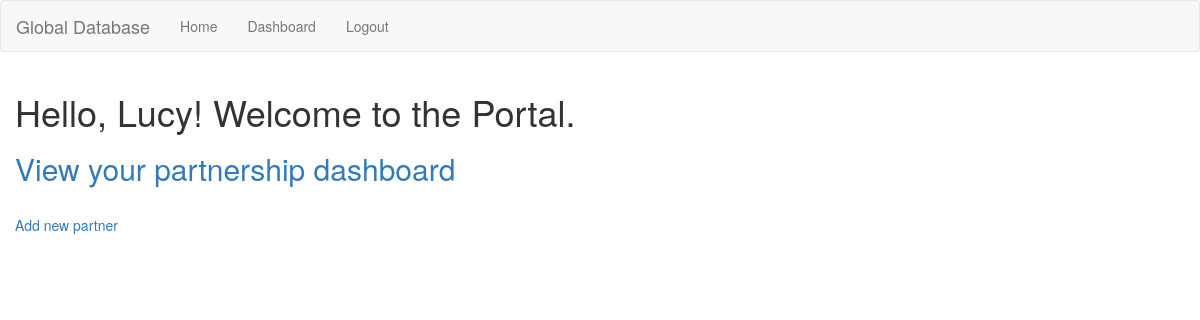
Before: /index (signed in) with the older database file.
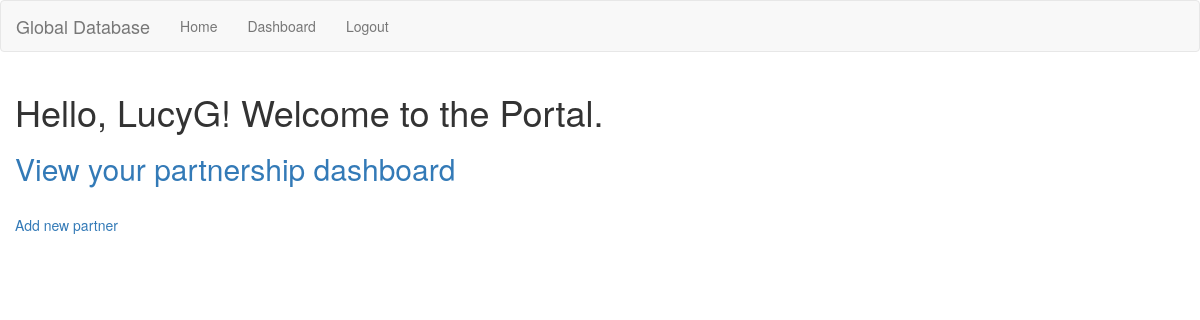
After: the same page with the newer database file.
### app/models.py (models this page shows, shortened)
class User(UserMixin, db.Model):
	id = db.Column(db.Integer, primary_key=True)
	userid = db.Column(db.String(64), index=True, unique=True)
	email = db.Column(db.String(120), index=True, unique=True)
	passwordhash = db.Column(db.String(128))
	collabs = db.relationship('Partner', backref='col_owner', lazy='dynamic')
	@login.user_loader
	def load_user(id):
		return User.query.get(int(id))

### app/routes.py (the view)
@app.route('/')#using python deocorators to create function callback to URL route
@app.route('/index')
@login_required
def index():
	collabs = [
		{
			'name': 'University of Lyon',
			'type': 'Student exchange',
			'level': 'Undergraduate',
			'city': 'Lyon',
			'country':'France',
			'contact': {'userid': 'Conor'}
		},
		{
			'name': 'McGill University',
			'type': 'Student exchange',
			'level': 'Undergraduate',
			'city': 'Montreal',
			'country':'Canada',
			'contact': {'userid': 'Clare'}
		},
			{
			'name': 'University of Texas at Austin',
			'type': 'Student exchange',
			'level': 'Postgraduate',
			'city': 'Austin',
			'country':'USA',
			'contact': {'userid': 'Richard'}
		}
		]
	return render_template('index.html', title='Home', collabs=collabs)

### app/templates/index.html
{% extends "base.html" %}
{% block app_content %}
	<h1>Hello, {{ current_user.userid }}! Welcome to the Portal.</h1>
	<h2><a href="{{ url_for('dashboard', userid=current_user.userid) }}">View your partnership dashboard</a></h2>
	<body>
		<br><a href="{{ url_for('newpartner') }}">Add new partner</a>
{% endblock %}

Changed rows visible on the page:
changed User: userid "Lucy" → "LucyG"
